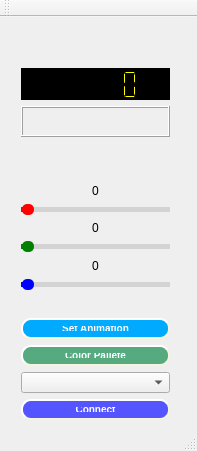
<?xml version="1.0" encoding="UTF-8"?>
<ui version="4.0">
 <class>MainWindow</class>
 <widget class="QMainWindow" name="MainWindow">
  <property name="geometry">
   <rect>
    <x>0</x>
    <y>0</y>
    <width>197</width>
    <height>451</height>
   </rect>
  </property>
  <property name="minimumSize">
   <size>
    <width>197</width>
    <height>451</height>
   </size>
  </property>
  <property name="maximumSize">
   <size>
    <width>197</width>
    <height>451</height>
   </size>
  </property>
  <property name="windowTitle">
   <string>RGB Light</string>
  </property>
  <property name="windowIcon">
   <iconset>
    <normaloff>res/colours_rgb.ico</normaloff>res/colours_rgb.ico</iconset>
  </property>
  <widget class="QWidget" name="centralWidget">
   <widget class="QWidget" name="layoutWidget">
    <property name="geometry">
     <rect>
      <x>10</x>
      <y>156</y>
      <width>171</width>
      <height>128</height>
     </rect>
    </property>
    <layout class="QVBoxLayout" name="verticalLayout">
     <item>
      <widget class="QLabel" name="rLabel">
       <property name="text">
        <string>0</string>
       </property>
       <property name="alignment">
        <set>Qt::AlignCenter</set>
       </property>
      </widget>
     </item>
     <item>
      <widget class="QSlider" name="rSlider">
       <property name="styleSheet">
        <string notr="true">QSlider::groove:horizontal {
border: 1px solid #999999;
height: 3px;

border-radius: 9px;
}

QSlider::handle:horizontal {

    
	
	background-color: rgb(255, 0, 0);
	width: 12px;
	margin: -4px 0; /* handle is placed by default on the contents rect of the groove. Expand outside the groove */
	border-radius: 5px;
}

QSlider::add-page:qlineargradient {
background: lightgrey;
border-top-right-radius: 9px;
border-bottom-right-radius: 9px;
border-top-left-radius: 0px;
border-bottom-left-radius: 0px;
}

QSlider::sub-page:qlineargradient {
background: red;
border-top-right-radius: 0px;
border-bottom-right-radius: 0px;
border-top-left-radius: 9px;
border-bottom-left-radius: 9px;
}</string>
       </property>
       <property name="maximum">
        <number>255</number>
       </property>
       <property name="orientation">
        <enum>Qt::Horizontal</enum>
       </property>
      </widget>
     </item>
     <item>
      <widget class="QLabel" name="gLabel">
       <property name="text">
        <string>0</string>
       </property>
       <property name="alignment">
        <set>Qt::AlignCenter</set>
       </property>
      </widget>
     </item>
     <item>
      <widget class="QSlider" name="gSlider">
       <property name="styleSheet">
        <string notr="true">QSlider::groove:horizontal {
border: 1px solid #999999;
height: 3px;

border-radius: 9px;
}

QSlider::handle:horizontal {

    
	
	background-color:green;
	width: 12px;
	margin: -4px 0; /* handle is placed by default on the contents rect of the groove. Expand outside the groove */
	border-radius: 5px;
}

QSlider::add-page:qlineargradient {
background: lightgrey;
border-top-right-radius: 9px;
border-bottom-right-radius: 9px;
border-top-left-radius: 0px;
border-bottom-left-radius: 0px;
}

QSlider::sub-page:qlineargradient {
background: green;
border-top-right-radius: 0px;
border-bottom-right-radius: 0px;
border-top-left-radius: 9px;
border-bottom-left-radius: 9px;
}</string>
       </property>
       <property name="maximum">
        <number>255</number>
       </property>
       <property name="orientation">
        <enum>Qt::Horizontal</enum>
       </property>
      </widget>
     </item>
     <item>
      <widget class="QLabel" name="bLabel">
       <property name="text">
        <string>0</string>
       </property>
       <property name="alignment">
        <set>Qt::AlignCenter</set>
       </property>
      </widget>
     </item>
     <item>
      <widget class="QSlider" name="bSlider">
       <property name="styleSheet">
        <string notr="true">QSlider::groove:horizontal {
border: 1px solid #999999;
height: 3px;

border-radius: 9px;
}

QSlider::handle:horizontal {

    
	
	background-color: rgb(0, 0, 255);
	width: 12px;
	margin: -4px 0; /* handle is placed by default on the contents rect of the groove. Expand outside the groove */
	border-radius: 5px;
}

QSlider::add-page:qlineargradient {
background: lightgrey;
border-top-right-radius: 9px;
border-bottom-right-radius: 9px;
border-top-left-radius: 0px;
border-bottom-left-radius: 0px;
}

QSlider::sub-page:qlineargradient {
background: blue;
border-top-right-radius: 0px;
border-bottom-right-radius: 0px;
border-top-left-radius: 9px;
border-bottom-left-radius: 9px;
}</string>
       </property>
       <property name="maximum">
        <number>255</number>
       </property>
       <property name="orientation">
        <enum>Qt::Horizontal</enum>
       </property>
      </widget>
     </item>
    </layout>
   </widget>
   <widget class="QWidget" name="layoutWidget">
    <property name="geometry">
     <rect>
      <x>10</x>
      <y>40</y>
      <width>171</width>
      <height>91</height>
     </rect>
    </property>
    <layout class="QVBoxLayout" name="verticalLayout_2">
     <item>
      <widget class="QLCDNumber" name="lcdNumber">
       <property name="palette">
        <palette>
         <active>
          <colorrole role="WindowText">
           <brush brushstyle="SolidPattern">
            <color alpha="255">
             <red>255</red>
             <green>255</green>
             <blue>0</blue>
            </color>
           </brush>
          </colorrole>
          <colorrole role="Button">
           <brush brushstyle="SolidPattern">
            <color alpha="255">
             <red>0</red>
             <green>0</green>
             <blue>0</blue>
            </color>
           </brush>
          </colorrole>
          <colorrole role="Light">
           <brush brushstyle="SolidPattern">
            <color alpha="255">
             <red>0</red>
             <green>0</green>
             <blue>0</blue>
            </color>
           </brush>
          </colorrole>
          <colorrole role="Midlight">
           <brush brushstyle="SolidPattern">
            <color alpha="255">
             <red>0</red>
             <green>0</green>
             <blue>0</blue>
            </color>
           </brush>
          </colorrole>
          <colorrole role="Dark">
           <brush brushstyle="SolidPattern">
            <color alpha="255">
             <red>0</red>
             <green>0</green>
             <blue>0</blue>
            </color>
           </brush>
          </colorrole>
          <colorrole role="Mid">
           <brush brushstyle="SolidPattern">
            <color alpha="255">
             <red>0</red>
             <green>0</green>
             <blue>0</blue>
            </color>
           </brush>
          </colorrole>
          <colorrole role="Text">
           <brush brushstyle="SolidPattern">
            <color alpha="255">
             <red>255</red>
             <green>255</green>
             <blue>255</blue>
            </color>
           </brush>
          </colorrole>
          <colorrole role="BrightText">
           <brush brushstyle="SolidPattern">
            <color alpha="255">
             <red>255</red>
             <green>255</green>
             <blue>255</blue>
            </color>
           </brush>
          </colorrole>
          <colorrole role="ButtonText">
           <brush brushstyle="SolidPattern">
            <color alpha="255">
             <red>255</red>
             <green>255</green>
             <blue>255</blue>
            </color>
           </brush>
          </colorrole>
          <colorrole role="Base">
           <brush brushstyle="SolidPattern">
            <color alpha="255">
             <red>0</red>
             <green>0</green>
             <blue>0</blue>
            </color>
           </brush>
          </colorrole>
          <colorrole role="Window">
           <brush brushstyle="SolidPattern">
            <color alpha="255">
             <red>0</red>
             <green>0</green>
             <blue>0</blue>
            </color>
           </brush>
          </colorrole>
          <colorrole role="Shadow">
           <brush brushstyle="SolidPattern">
            <color alpha="255">
             <red>0</red>
             <green>0</green>
             <blue>0</blue>
            </color>
           </brush>
          </colorrole>
          <colorrole role="AlternateBase">
           <brush brushstyle="SolidPattern">
            <color alpha="255">
             <red>0</red>
             <green>0</green>
             <blue>0</blue>
            </color>
           </brush>
          </colorrole>
          <colorrole role="ToolTipBase">
           <brush brushstyle="SolidPattern">
            <color alpha="255">
             <red>255</red>
             <green>255</green>
             <blue>220</blue>
            </color>
           </brush>
          </colorrole>
          <colorrole role="ToolTipText">
           <brush brushstyle="SolidPattern">
            <color alpha="255">
             <red>0</red>
             <green>0</green>
             <blue>0</blue>
            </color>
           </brush>
          </colorrole>
         </active>
         <inactive>
          <colorrole role="WindowText">
           <brush brushstyle="SolidPattern">
            <color alpha="255">
             <red>255</red>
             <green>255</green>
             <blue>0</blue>
            </color>
           </brush>
          </colorrole>
          <colorrole role="Button">
           <brush brushstyle="SolidPattern">
            <color alpha="255">
             <red>0</red>
             <green>0</green>
             <blue>0</blue>
            </color>
           </brush>
          </colorrole>
          <colorrole role="Light">
           <brush brushstyle="SolidPattern">
            <color alpha="255">
             <red>0</red>
             <green>0</green>
             <blue>0</blue>
            </color>
           </brush>
          </colorrole>
          <colorrole role="Midlight">
           <brush brushstyle="SolidPattern">
            <color alpha="255">
             <red>0</red>
             <green>0</green>
             <blue>0</blue>
            </color>
           </brush>
          </colorrole>
          <colorrole role="Dark">
           <brush brushstyle="SolidPattern">
            <color alpha="255">
             <red>0</red>
             <green>0</green>
             <blue>0</blue>
            </color>
           </brush>
          </colorrole>
          <colorrole role="Mid">
           <brush brushstyle="SolidPattern">
            <color alpha="255">
             <red>0</red>
             <green>0</green>
             <blue>0</blue>
            </color>
           </brush>
          </colorrole>
          <colorrole role="Text">
           <brush brushstyle="SolidPattern">
            <color alpha="255">
             <red>255</red>
             <green>255</green>
             <blue>255</blue>
            </color>
           </brush>
          </colorrole>
          <colorrole role="BrightText">
           <brush brushstyle="SolidPattern">
            <color alpha="255">
             <red>255</red>
             <green>255</green>
             <blue>255</blue>
            </color>
           </brush>
          </colorrole>
          <colorrole role="ButtonText">
           <brush brushstyle="SolidPattern">
            <color alpha="255">
             <red>255</red>
             <green>255</green>
             <blue>255</blue>
            </color>
           </brush>
          </colorrole>
          <colorrole role="Base">
           <brush brushstyle="SolidPattern">
            <color alpha="255">
             <red>0</red>
             <green>0</green>
             <blue>0</blue>
            </color>
           </brush>
          </colorrole>
          <colorrole role="Window">
           <brush brushstyle="SolidPattern">
            <color alpha="255">
             <red>0</red>
             <green>0</green>
             <blue>0</blue>
            </color>
           </brush>
          </colorrole>
          <colorrole role="Shadow">
           <brush brushstyle="SolidPattern">
            <color alpha="255">
             <red>0</red>
             <green>0</green>
             <blue>0</blue>
            </color>
           </brush>
          </colorrole>
          <colorrole role="AlternateBase">
           <brush brushstyle="SolidPattern">
            <color alpha="255">
             <red>0</red>
             <green>0</green>
             <blue>0</blue>
            </color>
           </brush>
          </colorrole>
          <colorrole role="ToolTipBase">
           <brush brushstyle="SolidPattern">
            <color alpha="255">
             <red>255</red>
             <green>255</green>
             <blue>220</blue>
            </color>
           </brush>
          </colorrole>
          <colorrole role="ToolTipText">
           <brush brushstyle="SolidPattern">
            <color alpha="255">
             <red>0</red>
             <green>0</green>
             <blue>0</blue>
            </color>
           </brush>
          </colorrole>
         </inactive>
         <disabled>
          <colorrole role="WindowText">
           <brush brushstyle="SolidPattern">
            <color alpha="255">
             <red>0</red>
             <green>0</green>
             <blue>0</blue>
            </color>
           </brush>
          </colorrole>
          <colorrole role="Button">
           <brush brushstyle="SolidPattern">
            <color alpha="255">
             <red>0</red>
             <green>0</green>
             <blue>0</blue>
            </color>
           </brush>
          </colorrole>
          <colorrole role="Light">
           <brush brushstyle="SolidPattern">
            <color alpha="255">
             <red>0</red>
             <green>0</green>
             <blue>0</blue>
            </color>
           </brush>
          </colorrole>
          <colorrole role="Midlight">
           <brush brushstyle="SolidPattern">
            <color alpha="255">
             <red>0</red>
             <green>0</green>
             <blue>0</blue>
            </color>
           </brush>
          </colorrole>
          <colorrole role="Dark">
           <brush brushstyle="SolidPattern">
            <color alpha="255">
             <red>0</red>
             <green>0</green>
             <blue>0</blue>
            </color>
           </brush>
          </colorrole>
          <colorrole role="Mid">
           <brush brushstyle="SolidPattern">
            <color alpha="255">
             <red>0</red>
             <green>0</green>
             <blue>0</blue>
            </color>
           </brush>
          </colorrole>
          <colorrole role="Text">
           <brush brushstyle="SolidPattern">
            <color alpha="255">
             <red>0</red>
             <green>0</green>
             <blue>0</blue>
            </color>
           </brush>
          </colorrole>
          <colorrole role="BrightText">
           <brush brushstyle="SolidPattern">
            <color alpha="255">
             <red>255</red>
             <green>255</green>
             <blue>255</blue>
            </color>
           </brush>
          </colorrole>
          <colorrole role="ButtonText">
           <brush brushstyle="SolidPattern">
            <color alpha="255">
             <red>0</red>
             <green>0</green>
             <blue>0</blue>
            </color>
           </brush>
          </colorrole>
          <colorrole role="Base">
           <brush brushstyle="SolidPattern">
            <color alpha="255">
             <red>0</red>
             <green>0</green>
             <blue>0</blue>
            </color>
           </brush>
          </colorrole>
          <colorrole role="Window">
           <brush brushstyle="SolidPattern">
            <color alpha="255">
             <red>0</red>
             <green>0</green>
             <blue>0</blue>
            </color>
           </brush>
          </colorrole>
          <colorrole role="Shadow">
           <brush brushstyle="SolidPattern">
            <color alpha="255">
             <red>0</red>
             <green>0</green>
             <blue>0</blue>
            </color>
           </brush>
          </colorrole>
          <colorrole role="AlternateBase">
           <brush brushstyle="SolidPattern">
            <color alpha="255">
             <red>0</red>
             <green>0</green>
             <blue>0</blue>
            </color>
           </brush>
          </colorrole>
          <colorrole role="ToolTipBase">
           <brush brushstyle="SolidPattern">
            <color alpha="255">
             <red>255</red>
             <green>255</green>
             <blue>220</blue>
            </color>
           </brush>
          </colorrole>
          <colorrole role="ToolTipText">
           <brush brushstyle="SolidPattern">
            <color alpha="255">
             <red>0</red>
             <green>0</green>
             <blue>0</blue>
            </color>
           </brush>
          </colorrole>
         </disabled>
        </palette>
       </property>
       <property name="font">
        <font>
         <pointsize>27</pointsize>
         <italic>true</italic>
        </font>
       </property>
       <property name="autoFillBackground">
        <bool>true</bool>
       </property>
       <property name="frameShadow">
        <enum>QFrame::Raised</enum>
       </property>
       <property name="smallDecimalPoint">
        <bool>true</bool>
       </property>
       <property name="segmentStyle">
        <enum>QLCDNumber::Filled</enum>
       </property>
       <property name="value" stdset="0">
        <double>0.000000000000000</double>
       </property>
      </widget>
     </item>
     <item>
      <widget class="QFrame" name="colorProbe">
       <property name="frameShape">
        <enum>QFrame::Box</enum>
       </property>
       <property name="frameShadow">
        <enum>QFrame::Raised</enum>
       </property>
      </widget>
     </item>
    </layout>
   </widget>
   <widget class="QWidget" name="">
    <property name="geometry">
     <rect>
      <x>10</x>
      <y>290</y>
      <width>171</width>
      <height>124</height>
     </rect>
    </property>
    <layout class="QVBoxLayout" name="verticalLayout_3">
     <item>
      <widget class="QPushButton" name="pushButton">
       <property name="styleSheet">
        <string notr="true">QPushButton {
    
	
    background-color: rgb(0, 170, 255);
    border-style: outset;
    border-width: 2px;
    border-radius: 10px;
    border-color: beige;
    font: bold 10px;
    
	color: rgb(255, 255, 255);
    min-width: 10em;
    padding: 6px;
}
QPushButton:pressed {
    
	background-color: rgb(0, 85, 255);
    border-style: inset;
}</string>
       </property>
       <property name="text">
        <string>Set Animation</string>
       </property>
      </widget>
     </item>
     <item>
      <widget class="QPushButton" name="pushButton_3">
       <property name="styleSheet">
        <string notr="true">QPushButton {
    
	
   
	background-color: rgb(85, 170, 127);
    border-style: outset;
    border-width: 2px;
    border-radius: 10px;
    border-color: beige;
    font: bold 10px;
    
	color: rgb(255, 255, 255);
    min-width: 10em;
    padding: 6px;
}
QPushButton:pressed {
    
	background-color: rgb(0, 170, 0);
    border-style: inset;
}</string>
       </property>
       <property name="text">
        <string>Color Pallete</string>
       </property>
      </widget>
     </item>
     <item>
      <widget class="QComboBox" name="serialCombo"/>
     </item>
     <item>
      <widget class="QPushButton" name="pushButton_2">
       <property name="styleSheet">
        <string notr="true">QPushButton {
    
	
    background-color: rgb(85, 85, 255);
    border-style: outset;
    border-width: 2px;
    border-radius: 10px;
    border-color: beige;
    font: bold 10px;
    
	color: rgb(255, 255, 255);
    min-width: 10em;
    padding: 6px;
}
QPushButton:pressed {
    
	
	
    background-color: rgb(85, 0, 255);
    border-style: inset;
}</string>
       </property>
       <property name="text">
        <string>Connect</string>
       </property>
      </widget>
     </item>
    </layout>
   </widget>
  </widget>
  <widget class="QToolBar" name="mainToolBar">
   <attribute name="toolBarArea">
    <enum>TopToolBarArea</enum>
   </attribute>
   <attribute name="toolBarBreak">
    <bool>false</bool>
   </attribute>
  </widget>
  <widget class="QStatusBar" name="statusBar"/>
 </widget>
 <layoutdefault spacing="6" margin="11"/>
 <resources/>
 <connections/>
</ui>
